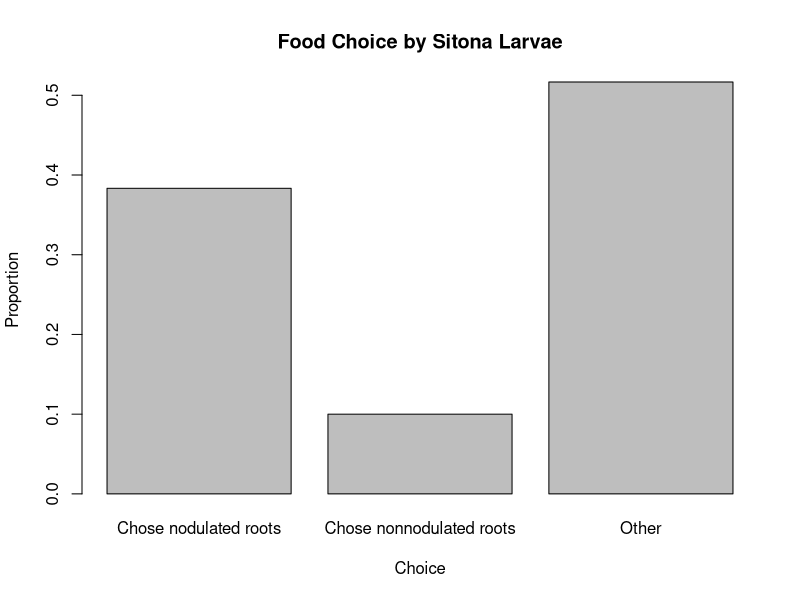

Source code (R):
# page no 15
sitona_data <- data.frame(
  Choice = c("Chose nodulated roots", "Chose nonnodulated roots", "Other"),
  Number_of_larvae = c(46, 12, 62)
)
total_larvae <- sum(sitona_data$Number_of_larvae)
sitona_data$Proportion <- sitona_data$Number_of_larvae / total_larvae
print(sitona_data)
barplot(sitona_data$Proportion, names.arg = sitona_data$Choice, xlab = "Choice", ylab = "Proportion", main = "Food Choice by Sitona Larvae")
